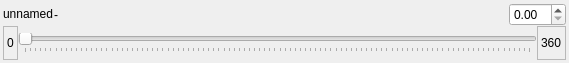
<?xml version="1.0" encoding="UTF-8"?>
<ui version="4.0">
 <class>ScalarSelectionWidgetBase</class>
 <widget class="QWidget" name="ScalarSelectionWidgetBase">
  <property name="geometry">
   <rect>
    <x>0</x>
    <y>0</y>
    <width>569</width>
    <height>63</height>
   </rect>
  </property>
  <property name="maximumSize">
   <size>
    <width>16777215</width>
    <height>72</height>
   </size>
  </property>
  <property name="windowTitle">
   <string>Form</string>
  </property>
  <layout class="QVBoxLayout" name="verticalLayout">
   <property name="spacing">
    <number>0</number>
   </property>
   <property name="margin">
    <number>3</number>
   </property>
   <item>
    <layout class="QHBoxLayout" name="horizontalLayout">
     <item>
      <widget class="QLabel" name="nameLabel">
       <property name="text">
        <string>unnamed</string>
       </property>
       <property name="textFormat">
        <enum>Qt::RichText</enum>
       </property>
      </widget>
     </item>
     <item>
      <widget class="QLabel" name="typeLabel">
       <property name="text">
        <string>-</string>
       </property>
      </widget>
     </item>
     <item>
      <spacer name="horizontalSpacer">
       <property name="orientation">
        <enum>Qt::Horizontal</enum>
       </property>
       <property name="sizeHint" stdset="0">
        <size>
         <width>40</width>
         <height>20</height>
        </size>
       </property>
      </spacer>
     </item>
     <item>
      <widget class="QDoubleSpinBox" name="spinbox"/>
     </item>
    </layout>
   </item>
   <item>
    <layout class="QHBoxLayout" name="horizontalLayout_2">
     <item>
      <widget class="QLabel" name="minLabel">
       <property name="frameShape">
        <enum>QFrame::StyledPanel</enum>
       </property>
       <property name="text">
        <string>0</string>
       </property>
      </widget>
     </item>
     <item>
      <widget class="QSlider" name="slider">
       <property name="orientation">
        <enum>Qt::Horizontal</enum>
       </property>
       <property name="tickPosition">
        <enum>QSlider::TicksBelow</enum>
       </property>
      </widget>
     </item>
     <item>
      <widget class="QLabel" name="maxLabel">
       <property name="frameShape">
        <enum>QFrame::StyledPanel</enum>
       </property>
       <property name="text">
        <string>360</string>
       </property>
      </widget>
     </item>
    </layout>
   </item>
  </layout>
 </widget>
 <resources/>
 <connections/>
</ui>
